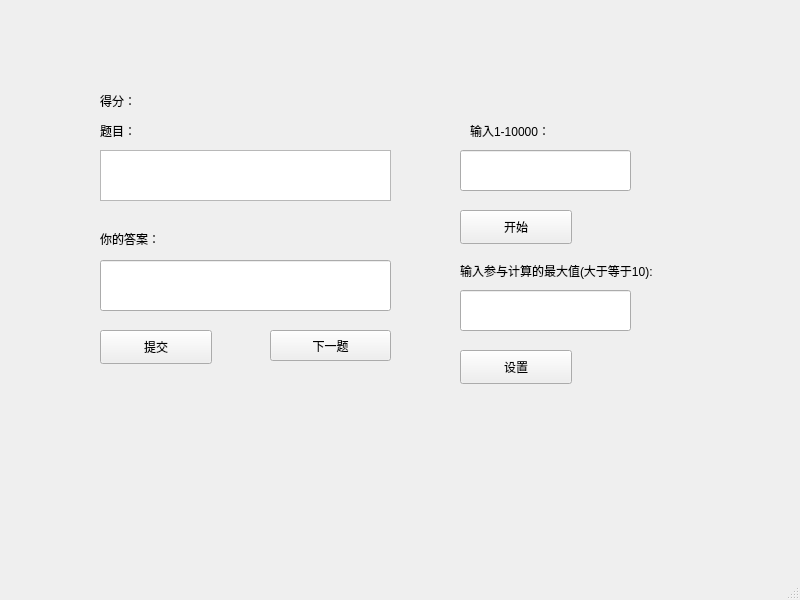
<?xml version="1.0" encoding="UTF-8"?>
<ui version="4.0">
 <class>PuPil_APP</class>
 <widget class="QMainWindow" name="PuPil_APP">
  <property name="geometry">
   <rect>
    <x>0</x>
    <y>0</y>
    <width>800</width>
    <height>600</height>
   </rect>
  </property>
  <property name="windowTitle">
   <string>PuPil_APP</string>
  </property>
  <widget class="QWidget" name="centralwidget">
   <widget class="QLabel" name="Ques_Index_Label">
    <property name="geometry">
     <rect>
      <x>100</x>
      <y>110</y>
      <width>201</width>
      <height>41</height>
     </rect>
    </property>
    <property name="text">
     <string>题目：</string>
    </property>
   </widget>
   <widget class="QTextBrowser" name="Ques_Out_Browser">
    <property name="geometry">
     <rect>
      <x>100</x>
      <y>150</y>
      <width>291</width>
      <height>51</height>
     </rect>
    </property>
   </widget>
   <widget class="QPushButton" name="Ques_Start_Button">
    <property name="geometry">
     <rect>
      <x>460</x>
      <y>210</y>
      <width>112</width>
      <height>34</height>
     </rect>
    </property>
    <property name="text">
     <string>开始</string>
    </property>
   </widget>
   <widget class="QLabel" name="Ques_Max_Nums_Label">
    <property name="geometry">
     <rect>
      <x>470</x>
      <y>120</y>
      <width>181</width>
      <height>21</height>
     </rect>
    </property>
    <property name="text">
     <string>输入1-10000：</string>
    </property>
   </widget>
   <widget class="QPushButton" name="Ques_NextOne_Button">
    <property name="geometry">
     <rect>
      <x>270</x>
      <y>330</y>
      <width>121</width>
      <height>31</height>
     </rect>
    </property>
    <property name="text">
     <string>下一题</string>
    </property>
   </widget>
   <widget class="QLineEdit" name="Ques_Total_Text">
    <property name="geometry">
     <rect>
      <x>460</x>
      <y>150</y>
      <width>171</width>
      <height>41</height>
     </rect>
    </property>
   </widget>
   <widget class="QLabel" name="Ques_YAns_LLabel">
    <property name="geometry">
     <rect>
      <x>100</x>
      <y>230</y>
      <width>81</width>
      <height>18</height>
     </rect>
    </property>
    <property name="text">
     <string>你的答案：</string>
    </property>
   </widget>
   <widget class="QLabel" name="Ques_Ans_RorN_Label">
    <property name="geometry">
     <rect>
      <x>400</x>
      <y>270</y>
      <width>81</width>
      <height>18</height>
     </rect>
    </property>
    <property name="text">
     <string/>
    </property>
   </widget>
   <widget class="QPushButton" name="Ques_Ans_Submit_Button">
    <property name="geometry">
     <rect>
      <x>100</x>
      <y>330</y>
      <width>112</width>
      <height>34</height>
     </rect>
    </property>
    <property name="text">
     <string>提交</string>
    </property>
   </widget>
   <widget class="QLineEdit" name="Ques_YAans_Text">
    <property name="geometry">
     <rect>
      <x>100</x>
      <y>260</y>
      <width>291</width>
      <height>51</height>
     </rect>
    </property>
   </widget>
   <widget class="QLabel" name="Ques_Scores_Label">
    <property name="geometry">
     <rect>
      <x>100</x>
      <y>90</y>
      <width>81</width>
      <height>21</height>
     </rect>
    </property>
    <property name="text">
     <string>得分：</string>
    </property>
   </widget>
   <widget class="QLineEdit" name="Ques_Cal_Max_Num_Text">
    <property name="geometry">
     <rect>
      <x>460</x>
      <y>290</y>
      <width>171</width>
      <height>41</height>
     </rect>
    </property>
   </widget>
   <widget class="QLabel" name="Ques_Set_Cal_Max_Num_Label">
    <property name="geometry">
     <rect>
      <x>460</x>
      <y>261</y>
      <width>301</width>
      <height>20</height>
     </rect>
    </property>
    <property name="text">
     <string>输入参与计算的最大值(大于等于10):</string>
    </property>
   </widget>
   <widget class="QPushButton" name="Ques_Cal_Max_Num_Button">
    <property name="geometry">
     <rect>
      <x>460</x>
      <y>350</y>
      <width>112</width>
      <height>34</height>
     </rect>
    </property>
    <property name="text">
     <string>设置</string>
    </property>
   </widget>
  </widget>
  <widget class="QMenuBar" name="menubar">
   <property name="geometry">
    <rect>
     <x>0</x>
     <y>0</y>
     <width>800</width>
     <height>29</height>
    </rect>
   </property>
  </widget>
  <widget class="QStatusBar" name="statusbar"/>
 </widget>
 <resources/>
 <connections/>
</ui>
